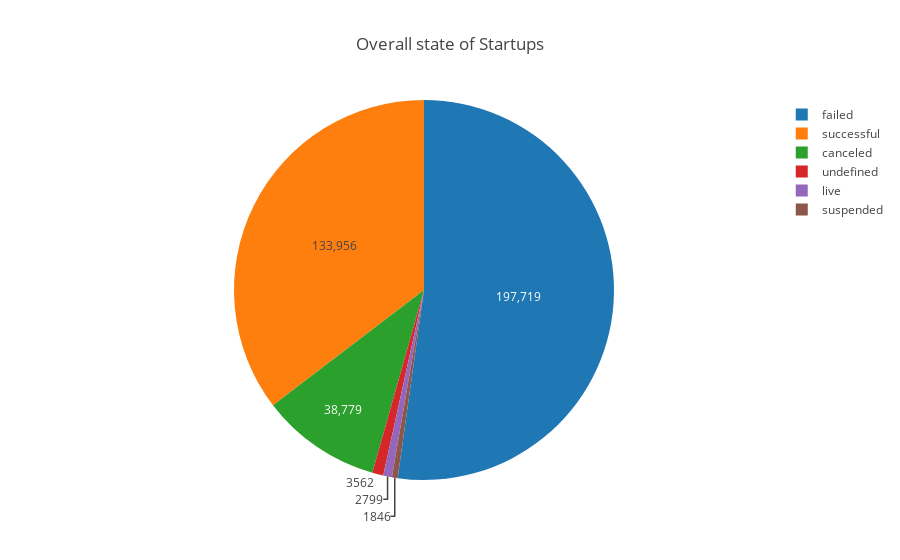

Notebook code for this chart:
### Code cell
curr_state = go.Pie(labels=state_numb.index, values=state_numb, textinfo='value')
layout = dict(title = 'Overall state of Startups')
py.iplot(dict(data=[curr_state], layout=layout))

### Figure 1 — Plotly figure (JSON) as saved in the notebook; plotly's stock layout.template omitted (floating-point values rounded to 4 significant figures)
{"data": [{"labels": ["failed", "successful", "canceled", "undefined", "live", "suspended"], "textinfo": "value", "type": "pie", "values": [197719, 133956, 38779, 3562, 2799, 1846]}], "layout": {"title": "Overall state of Startups"}}
